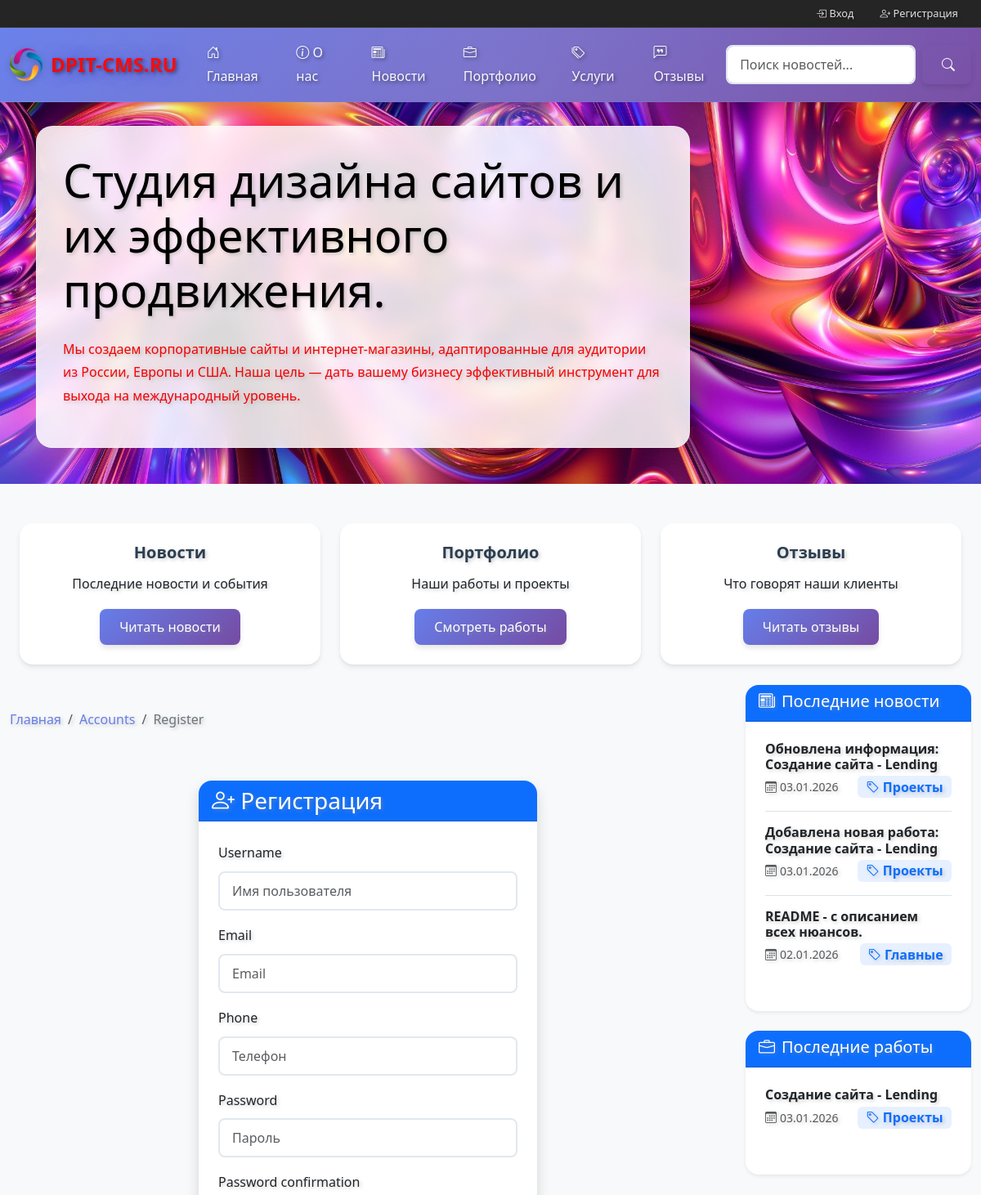
The page /accounts/register/ (upper part) on the database as committed earlier.
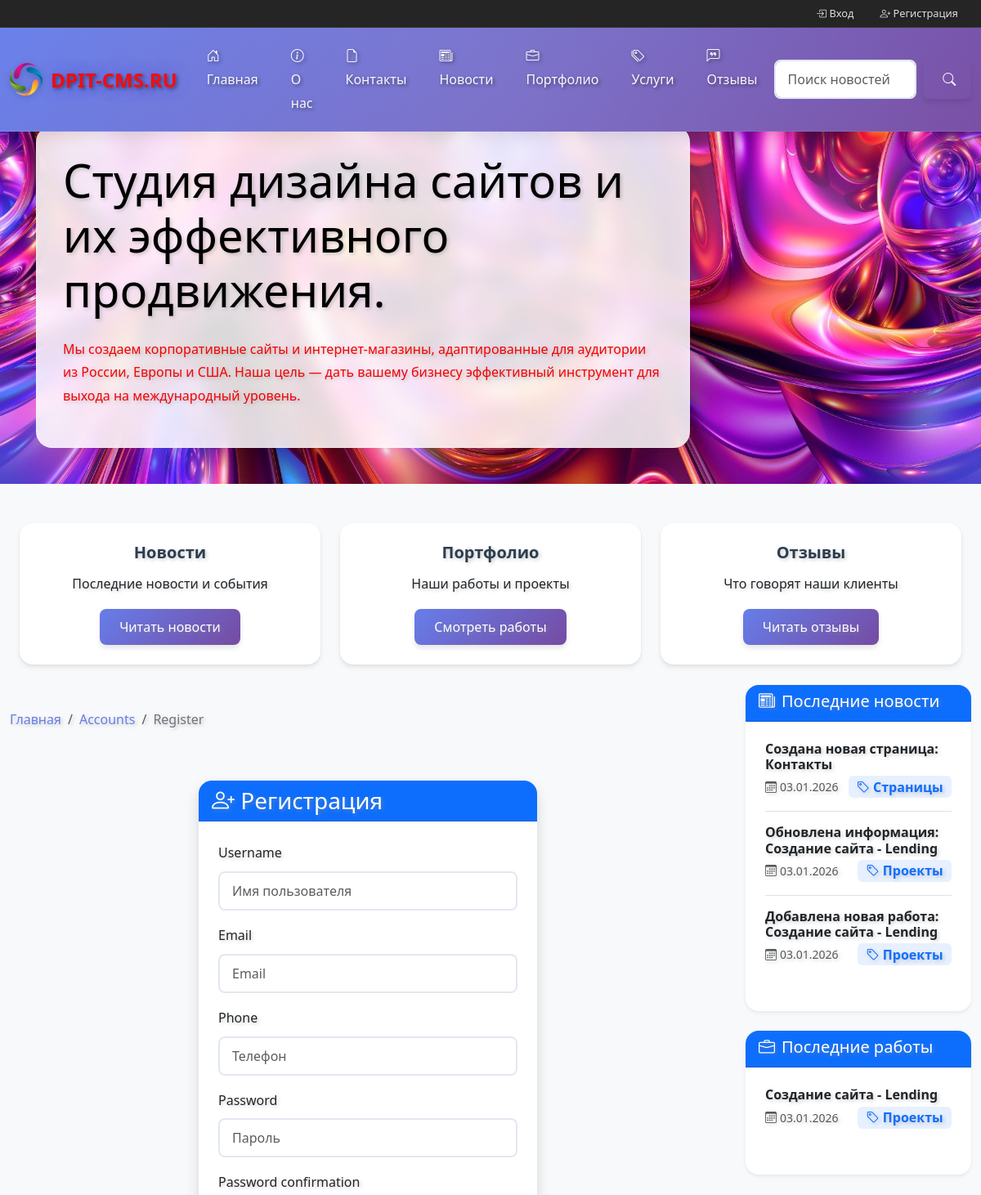
The same page on the database as committed later.
### main/models.py (models this page shows, shortened)
class ActiveModel(models.Model):
    is_active = models.BooleanField(default=True, verbose_name="Активно")
    class Meta:
        abstract = True

class TimestampModel(models.Model):
    created_at = models.DateTimeField(auto_now_add=True, verbose_name="Дата создания")
    updated_at = models.DateTimeField(auto_now=True, verbose_name="Дата обновления")
    class Meta:
        abstract = True

class SEOModel(models.Model):
    meta_title = models.CharField(
        max_length=200,
        verbose_name="Мета заголовок",
        blank=True,
        help_text="Заголовок страницы для поисковых систем."
    )
    meta_keywords = models.CharField(
        max_length=200,
        verbose_name="Ключевые слова",
        blank=True,
        help_text="Ключевые слова через запятую."
    )
    meta_description = models.CharField(
        max_length=255,
        verbose_name="Мета описание",
        blank=True,
        help_text="Краткое описание для поисковых систем."
    )
    class Meta:
        abstract = True

class Page(ActiveModel, TimestampModel, SEOModel):
    title = models.CharField(
        max_length=200,
        verbose_name="Заголовок страницы",
        help_text="Введите заголовок страницы, отображаемый в браузере и на сайте.",
    )
    """
    Заголовок страницы. Отображается в интерфейсе и может использоваться в шаблонах.
    """
    slug = models.SlugField(
        unique=True,
        verbose_name="URL",
        help_text="Уникальный идентификатор страницы в URL (например, 'about-us').",
    )
    """
    Уникальный слаг для формирования читаемого URL страницы.
    Должен быть уникальным по всей системе.
    """
    content = HTMLField(
        verbose_name="Контент",
        default="<p>Контент сайта</p>",
        help_text="Основной контент страницы с поддержкой HTML-разметки.",
    )
    """
    Основное содержимое страницы с поддержкой HTML.
    Редактируется через визуальный редактор (например, CKEditor).
    """
    show_in_menu = models.BooleanField(
        default=True,
        verbose_name="Показывать в меню",
        help_text="Определите, будет ли страница отображаться в основном меню сайта.",
    )
    """
    Флаг отображения страницы в навигационном меню.
    """
    order = models.IntegerField(
        default=0,
        verbose_name="Порядок",
        help_text="Определяет порядок сортировки страниц в меню и списке.",
    )
    """
    Порядковый номер для сортировки страниц. Чем меньше значение — тем выше в списке.
    """
    logo = models.ImageField(
        upload_to=RenameUploadTo("page_logos/"),
        verbose_name="Логотип страницы",
        blank=True,
        null=True,
        help_text="Логотип, ассоциированный с данной страницей. Отображается в шапке или футере.",
    )
    """
    Изображение логотипа, привязанное к странице. Опционально.
    Загружается в папку 'page_logos/'.
    """
    fon_headers = models.ImageField(
        upload_to=RenameUploadTo("fon_headers/"),
        verbose_name="Фон шапки страницы",
        blank=True,
        null=True,
        help_text="Фон, ассоциированный с данной страницей. Отображается в шапке или футере.",
    )
    """
    Изображение фона шапки, привязанное к странице. Опционально.
    Загружается в папку 'fon_headers/'.
    """
    class Meta:
        verbose_name = "Страница"
        verbose_name_plural = "Страницы"
        ordering = ["order", "title"]

### news/models.py (models this page shows, shortened)
class News(ActiveModel, SEOModel, TimestampModel):
    title = models.CharField(max_length=200, verbose_name="Заголовок")
    slug = models.SlugField(unique=True, verbose_name="URL")
    category = models.ForeignKey(
        NewsCategory, on_delete=models.CASCADE, verbose_name="Категория"
    )
    image = models.ImageField(upload_to=RenameUploadTo("news/images/"), verbose_name="Изображение")
    content = HTMLField(verbose_name="Контент", default="<p>Контент сайта</p>")
    views = models.IntegerField(default=0, verbose_name="Просмотры")
    class Meta:
        verbose_name = "Новость"
        verbose_name_plural = "Новости"
        ordering = ["-created_at"]

class NewsCategory(ActiveModel, SEOModel, HeaderModel):
    name = models.CharField(max_length=100, verbose_name="Название")
    slug = models.SlugField(unique=True, verbose_name="URL")
    logo = models.ImageField(upload_to=RenameUploadTo("news/categories/"), verbose_name="Логотип")
    description = models.TextField(verbose_name="Описание")
    content = HTMLField(verbose_name="Описание на странице", default="<p>Описание</p>")
    order = models.IntegerField(default=0, verbose_name="Порядок")
    class Meta:
        verbose_name = "Категория новостей"
        verbose_name_plural = "Категории новостей"
        ordering = ["order", "name"]

### portfolio/models.py (models this page shows, shortened)
class Portfolio(ActiveModel, SEOModel, TimestampModel):
    title = models.CharField(max_length=200, verbose_name="Заголовок")
    slug = models.SlugField(unique=True, verbose_name="URL")
    category = models.ForeignKey(
        PortfolioCategory, on_delete=models.CASCADE, verbose_name="Категория"
    )
    image = models.ImageField(upload_to=RenameUploadTo("portfolio/images/"), verbose_name="Изображение")
    content = HTMLField(verbose_name="Контент", default="<p>Контент сайта</p>")
    views = models.IntegerField(default=0, verbose_name="Просмотры")
    price = models.DecimalField(max_digits=10, decimal_places=2, null=True, blank=True, verbose_name="Цена (обычная)")
    min_price = models.DecimalField(max_digits=10, decimal_places=2, null=True, blank=True, verbose_name="Цена (минимальная)")
    max_price = models.DecimalField(max_digits=10, decimal_places=2, null=True, blank=True, verbose_name="Цена (максимальная)")
    is_service = models.BooleanField(default=False, verbose_name="Это услуга")
    class Meta:
        verbose_name = "Портфолио/Услуга"
        verbose_name_plural = "Портфолио/Услуги"
        ordering = ["-created_at"]

class PortfolioCategory(ActiveModel, SEOModel, HeaderModel):
    name = models.CharField(max_length=100, verbose_name="Название")
    slug = models.SlugField(unique=True, verbose_name="URL")
    logo = models.ImageField(upload_to=RenameUploadTo("portfolio/categories/"), verbose_name="Логотип")
    description = models.TextField(verbose_name="Описание")
    content = HTMLField(verbose_name="Описание на странице", default="<p>Описание</p>")
    order = models.IntegerField(default=0, verbose_name="Порядок")
    class Meta:
        verbose_name = "Категория портфолио"
        verbose_name_plural = "Категории портфолио"
        ordering = ["order", "name"]

### accounts/views.py (the view)
# urls.py: path("register/", views.register_view, name="register"),
def register_view(request):
    if request.user.is_authenticated:
        return redirect("accounts:profile")
    if request.method == "POST":
        form = UserRegistrationForm(request.POST)
        if form.is_valid():
            user = form.save()
            login(request, user)
            messages.success(request, "Регистрация прошла успешно!")
            return redirect("accounts:profile")
    else:
        form = UserRegistrationForm()
    return render(request, "accounts/register.html", {"form": form})

### accounts/forms.py
class UserRegistrationForm(UserCreationForm):
    email = forms.EmailField(
        required=True,
        widget=forms.EmailInput(attrs={"class": "form-control", "placeholder": "Email"})
    )
    phone = forms.CharField(
        required=False,
        max_length=20,
        widget=forms.TextInput(attrs={"class": "form-control", "placeholder": "Телефон"})
    )
    captcha = CaptchaField(label="Капча")
    class Meta:
        model = User
        fields = ("username", "email", "phone", "password1", "password2")
        widgets = {
            "username": forms.TextInput(attrs={"class": "form-control", "placeholder": "Имя пользователя"}),
        }
    def __init__(self, *args, **kwargs):
        super().__init__(*args, **kwargs)
        self.fields["password1"].widget.attrs.update({"class": "form-control", "placeholder": "Пароль"})
        self.fields["password2"].widget.attrs.update({"class": "form-control", "placeholder": "Подтверждение пароля"})

### portfolio/context_processors.py (called while the page is built)
def latest_portfolio(request):
    return {
        "latest_portfolio": Portfolio.objects.filter(is_active=True).order_by(
            "-created_at"
        )[:3]
    }

### templates/accounts/register.html (shortened to what this page needs)
{% extends "base.html" %}
{% load static %}
{% block content %}
<div class="container mt-5">
    <div class="row justify-content-center">
        <div class="col-md-6">
            <div class="card shadow">
                <div class="card-header bg-primary text-white">
                    <h3 class="mb-0"><i class="bi bi-person-plus"></i> Регистрация</h3>
                </div>
                <div class="card-body">
                    <form method="post">
                        <div class="mb-3">
                            <label for="{{ form.username.id_for_label }}" class="form-label">{{ form.username.label }}</label>
                            {{ form.username }}
                        </div>
                        <div class="mb-3">
                            <label for="{{ form.email.id_for_label }}" class="form-label">{{ form.email.label }}</label>
                            {{ form.email }}
                        </div>
                        <div class="mb-3">
                            <label for="{{ form.phone.id_for_label }}" class="form-label">{{ form.phone.label }}</label>
                            {{ form.phone }}
                        </div>
                        <div class="mb-3">
                            <label for="{{ form.password1.id_for_label }}" class="form-label">{{ form.password1.label }}</label>
                            {{ form.password1 }}
                        </div>
                        <div class="mb-3">
                            <label for="{{ form.password2.id_for_label }}" class="form-label">{{ form.password2.label }}</label>
                        </div>
                    </form>
                </div>
            </div>
        </div>
    </div>
</div>
{% endblock %}

### templates/header.html (shortened to what the changed rows need)
<nav class="navbar navbar-expand-lg navbar-dark bg-dark fixed-top thin-lines-gradient">
    <div class="container-fluid">
        <div class="collapse navbar-collapse" id="navbarNav">
            <ul class="navbar-nav me-auto">
                {% for page in menu_pages %}
                <li class="nav-item">
                    <a class="nav-link" href="{% url 'main:page_detail' page.slug %}">
                        {% if page.slug == 'o-nas' %}
                            <i class="bi bi-info-circle"></i> О нас
                        {% elif page.slug == 'page' %}
                            <i class="bi bi-file-earmark-text"></i> Страница
                        {% else %}
                            <i class="bi bi-file-earmark"></i> {{ page.title }}
                        {% endif %}
                    </a>
                </li>
                {% endfor %}
            </ul>
        </div>
    </div>
</nav>

### templates/includes/bl_news_sbar.html
<div class="card border-0 shadow-sm mb-4">
    <div class="card-header bg-primary text-white">
        <h5 class="mb-1"><i class="bi bi-newspaper me-2"></i>Последние новости</h5>
    </div>
    <div class="card-body">
        {% for latest in latest_news %}
        <div class="mb-3 pb-3 {% if not forloop.last %}border-bottom{% endif %}">
            <h6 class="fw-semibold mb-1">
                <a href="{% url 'news:detail' latest.slug %}" class="text-decoration-none text-dark">
                    {{ latest.title }}
                </a>
            </h6>
            <div class="d-flex justify-content-between align-items-center">
                <small class="text-muted">
                    <i class="bi bi-calendar3 me-1"></i>{{ latest.created_at|date:"d.m.Y" }}
                </small>
                <span class="badge bg-primary bg-opacity-10 text-primary fs-6">
                    <i class="bi bi-tag me-1"></i>{{ latest.category.name }}
                </span>
            </div>
        </div>
        {% empty %}
        <p class="text-muted mb-0"><i class="bi bi-info-circle me-1"></i>Новостей пока нет</p>
        {% endfor %}
    </div>
</div>

### templates/includes/bl_portfolio_sbar.html
<div class="card border-0 shadow-sm mb-4">
    <div class="card-header bg-primary text-white">
        <h5 class="mb-1"><i class="bi bi-briefcase me-2"></i>Последние работы</h5>
    </div>
    <div class="card-body">
        {% for work in latest_portfolio %}
        <div class="mb-3 pb-3 {% if not forloop.last %}border-bottom{% endif %}">
            <h6 class="fw-semibold mb-1">
                <a href="{% url 'portfolio:detail' work.slug %}" class="text-decoration-none text-dark">
                    {{ work.title }}
                </a>
            </h6>
            <div class="d-flex justify-content-between align-items-center">
                <small class="text-muted">
                    <i class="bi bi-calendar3 me-1"></i>{{ work.created_at|date:"d.m.Y" }}
                </small>
                <span class="badge bg-primary bg-opacity-10 text-primary fs-6">
                    <i class="bi bi-tag me-1"></i>{{ work.category.name }}
                </span>
            </div>
        </div>
        {% empty %}
        <p class="text-muted mb-0"><i class="bi bi-info-circle me-1"></i>Работ пока нет</p>
        {% endfor %}
    </div>
</div>

Rows that differ between the two databases and show on the page:
no longer on this page (row unchanged): News: title "README - с описанием всех нюансов.", created_at "02.01.2026", category.name "Главные"
added Page: title "Контакты"
added News: title "Создана новая страница: Контакты", created_at "03.01.2026", category.name "Страницы"
